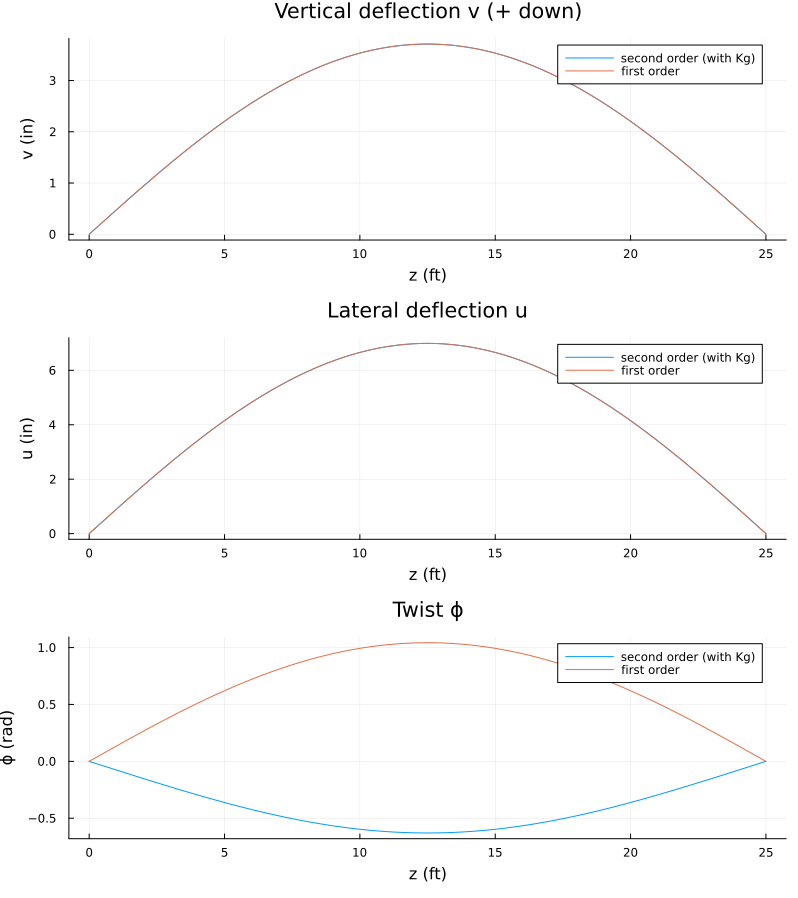

The Julia source for this figure:
# Z8x2.5 16 ga purlin (0.75 in lips), single 25 ft span, 50 plf gravity load on the top flange centerline.
#
#   - ends pinned: u = v = ϕ = "fixed", u' = v' = ϕ' (warping) = "free"
#   - axial translation fixed at the midspan cross-section. This removes the axial
#     rigid-body mode only. The Plaut-Moen formulation has no axial (w) DOF and no
#     axial load, so this condition has no effect on u, v, ϕ and is not modeled.
#   - no continuous bracing (kx = kϕ = 0)
#
# Run from the package root:   julia --project=. test/Z8x2p5_16ga_single_span.jl
# (Plots must be available, e.g. in the global environment.)
#
# Units: kip, in.

using PlautBeamElement: Section, Material, Restraint, BeamModel, solve_beam,
                              elastic_stiffness, geometric_stiffness, constrained_dofs,
                              lateral_deflection, vertical_deflection, twist
using LinearAlgebra
using Plots

# ------------------------------------------------------------------
# Cross section: Z8x2.5 060 0.75 lip (RoofHugger_PlautBeamFE database/Purlins.csv)
#   t = 0.060 in, H = 8 in, B = 2.5 in (out-to-out), lips D = 0.75 in at 55° to the
#   flanges, flaring away from the web. Centerline model with sharp corners.
# ------------------------------------------------------------------

t = 0.060
H, B, D = 8.0, 2.5, 0.75
θlip = deg2rad(55.0)

# Centerline dimensions
h = H - t
b = B - t

# Node coordinates in the paper's axes (Fig. 1): x horizontal, y DOWNWARD, origin
# at the web mid-height. Top flange extends toward +x, bottom flange toward -x.
nodes = [(-b - D * cos(θlip),  h / 2 - D * sin(θlip)),   # bottom lip tip
         (-b,  h / 2),                                  # bottom flange tip
         ( 0.0,  h / 2),                                # bottom web-flange corner
         ( 0.0, -h / 2),                                # top web-flange corner
         ( b, -h / 2),                                  # top flange tip
         ( b + D * cos(θlip), -h / 2 + D * sin(θlip))]  # top lip tip

"""
Thin-walled open-section properties from a single chain of straight segments of
thickness `t`: centroidal Ix, Iy, Ixy, St. Venant J, shear center (xs, ys), and
warping constant Cw about the shear center.
"""
function thin_walled_properties(nodes, t)
    segs = [(nodes[i], nodes[i + 1]) for i in 1:length(nodes) - 1]
    len(s) = hypot(s[2][1] - s[1][1], s[2][2] - s[1][2])
    # ∫ f g dA over a segment with f, g linear between nodal values
    seg_int(L, fi, fj, gi, gj) = t * L / 6 * (2fi * gi + fi * gj + fj * gi + 2fj * gj)

    A = sum(t * len(s) for s in segs)
    xc = sum(t * len(s) * (s[1][1] + s[2][1]) / 2 for s in segs) / A
    yc = sum(t * len(s) * (s[1][2] + s[2][2]) / 2 for s in segs) / A
    X = [n[1] - xc for n in nodes]
    Y = [n[2] - yc for n in nodes]
    Ls = len.(segs)

    integrate(f, g) = sum(seg_int(Ls[k], f[k], f[k + 1], g[k], g[k + 1]) for k in eachindex(segs))
    Ix, Iy, Ixy = integrate(Y, Y), integrate(X, X), integrate(X, Y)
    J = sum(Ls) * t^3 / 3

    # sectorial coordinate about the centroid, then shift the pole to the shear
    # center so that ∫ω x dA = ∫ω y dA = 0
    ωc = zeros(length(nodes))
    for k in eachindex(segs)
        ωc[k + 1] = ωc[k] + X[k] * Y[k + 1] - X[k + 1] * Y[k]
    end
    Iωx, Iωy = integrate(ωc, Y), integrate(ωc, X)
    xs, ys = [-Ixy Iy; -Ix Ixy] \ [-Iωy, -Iωx]          # relative to the centroid
    ω = ωc .- xs .* Y .+ ys .* X
    ω .-= integrate(ω, ones(length(nodes))) / A        # normalize: ∫ω dA = 0
    Cw = integrate(ω, ω)

    return (; A, xc, yc, Ix, Iy, Ixy, J, Cw, xs = xc + xs, ys = yc + ys)
end

props = thin_walled_properties(nodes, t)

# Load at the centerline of the top flange, located relative to the shear center
x_load, y_load = b / 2, -h / 2
ax = x_load - props.xs          # +x from the shear center
ay = props.ys - y_load          # above the shear center (y is downward)

section = Section(Ix = props.Ix, Iy = props.Iy, Ixy = props.Ixy,
                  J = props.J, Cw = props.Cw, ax = ax, ay = ay)
material = Material(E = 29500.0, G = 11300.0)          # ksi

println("Z8x2.5 16 ga (0.75 in lip) section properties (centerline, sharp corners):")
println("  A   = ", round(props.A, digits = 4), " in²")
println("  Ix  = ", round(props.Ix, digits = 4), " in⁴")
println("  Iy  = ", round(props.Iy, digits = 4), " in⁴")
println("  Ixy = ", round(props.Ixy, digits = 4), " in⁴")
println("  J   = ", round(props.J, sigdigits = 4), " in⁴")
println("  Cw  = ", round(props.Cw, digits = 4), " in⁶")
println("  ax  = ", round(ax, digits = 4), " in,  ay = ", round(ay, digits = 4), " in")

# ------------------------------------------------------------------
# Beam model
# ------------------------------------------------------------------

L = 25.0 * 12                   # in
q = 50.0 / 1000 / 12            # 50 plf → kip/in
pinned = ("fixed", "free", "fixed", "free", "fixed", "free")   # (u, u', v, v', ϕ, ϕ')

model = BeamModel(L = L, nel = 50, section = section, material = material,
                  restraint = Restraint(kx = 0.0, kϕ = 0.0), q = q,
                  bc_left = pinned, bc_right = pinned)

# Stability check: with Kg the tangent stiffness must stay positive definite,
# otherwise the load is beyond the critical (lateral-torsional) load and the
# second-order solution is not physically meaningful.
K = elastic_stiffness(model) + geometric_stiffness(model)
free = setdiff(1:size(K, 1), constrained_dofs(model))
stable = isposdef(Symmetric(K[free, free]))

# Unbraced, pinned-pinned: ϕ decouples from u, v (kx = 0), so the first-mode
# critical load is q_cr = (E Cw λ⁴ + G J λ²) / ay with λ = π / L.
λ = π / L
qcr = (material.E * section.Cw * λ^4 + material.G * section.J * λ^2) / ay
println("\nq     = ", round(q * 12000, digits = 2), " plf")
println("q_cr  = ", round(qcr * 12000, digits = 2), " plf  (load-height LTB, unbraced)")
stable || @warn "Tangent stiffness is not positive definite: q exceeds the critical load " *
                "for the unbraced purlin, so the second-order (geometric=true) twist is " *
                "not meaningful. First-order (geometric=false) results are plotted as well."

sol = solve_beam(model)                              # second-order (with Kg)
sol1 = solve_beam(model; geometric = false)          # first-order

z = range(0, L, 301)
results = [(name = "second order (with Kg)", s = sol), (name = "first order", s = sol1)]

for r in results
    println("\n", r.name, " results at midspan:")
    println("  v(L/2) = ", round(vertical_deflection(r.s, L / 2), sigdigits = 4), " in")
    println("  u(L/2) = ", round(lateral_deflection(r.s, L / 2), sigdigits = 4), " in")
    println("  ϕ(L/2) = ", round(twist(r.s, L / 2), sigdigits = 4), " rad")
end

# ------------------------------------------------------------------
# Plots
# ------------------------------------------------------------------

zft = z ./ 12
pv = plot(xlabel = "z (ft)", ylabel = "v (in)", title = "Vertical deflection v (+ down)")
pu = plot(xlabel = "z (ft)", ylabel = "u (in)", title = "Lateral deflection u")
pϕ = plot(xlabel = "z (ft)", ylabel = "ϕ (rad)", title = "Twist ϕ")
for r in results
    plot!(pv, zft, vertical_deflection.(Ref(r.s), z), label = r.name)
    plot!(pu, zft, lateral_deflection.(Ref(r.s), z), label = r.name)
    plot!(pϕ, zft, twist.(Ref(r.s), z), label = r.name)
end
fig = plot(pv, pu, pϕ, layout = (3, 1), size = (800, 900), legend = :best)
display(fig)
savefig(fig, joinpath(@__DIR__, "Z8x2p5_16ga_single_span.png"))
